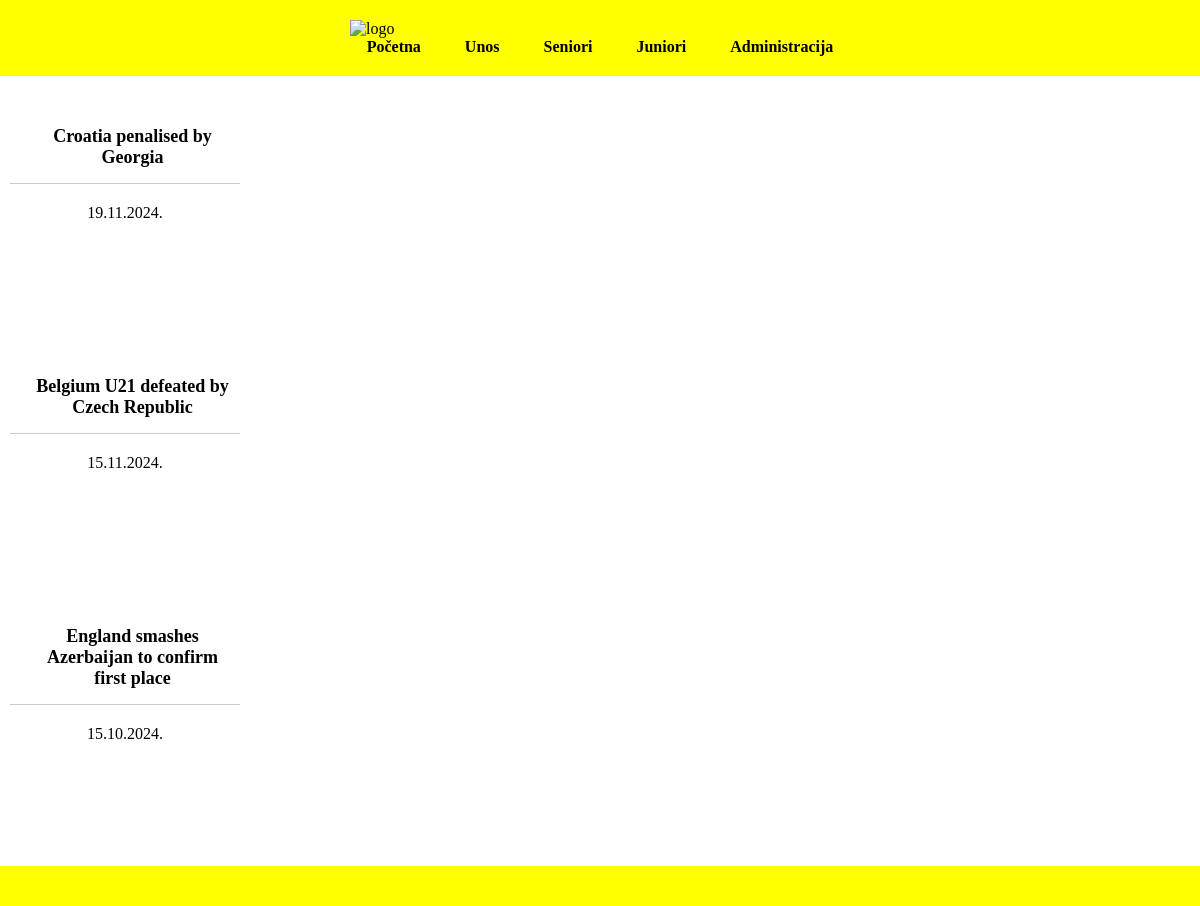
/kategorija.php?kategorija=juniori, run on the app's committed database.
### tables this page shows
CREATE TABLE IF NOT EXISTS `vijesti` (
  `id` int(11) NOT NULL AUTO_INCREMENT,
  `datum` varchar(32) NOT NULL,
  `naslov` varchar(64) NOT NULL,
  `sazetak` text NOT NULL,
  `tekst` text NOT NULL,
  `slika` varchar(64) NOT NULL,
  `kategorija` varchar(64) NOT NULL,
  `arhiva` tinyint(1) NOT NULL,
  PRIMARY KEY (`id`)
);

### kategorija.php (the view, shortened to what this page needs)
<!DOCTYPE html>
<html>
<head>
    <link rel="stylesheet" media="screen" href="style.css">
</head>
<body>
    <header>
    <img src="images/logo.png" width="100px" title="logo" alt="logo">
    <nav class="navbar main_nav" role="navigation">
     <ul class="main nav navbar-nav">
     <li>
         <a href="index.php" class="">Početna</a>
     </li>
     <li>
         <a href="unos.php" class="">Unos</a>
     </li>
     <li>
         <a href="kategorija.php?kategorija=seniori" class="">Seniori</a>
     </li>
     <li>
<a href="kategorija.php?kategorija=juniori" class="">Juniori</a>
</li>
<li>
<a href="administracija.php" class="">Administracija</a>
</li>
</ul>
</header>
<?php
include 'connect.php';
?>
<?php
$kategorija=$_GET['kategorija'];
$query = "SELECT * FROM vijesti WHERE arhiva=0 AND kategorija='$kategorija'";
$result = mysqli_query($dbc, $query);
       while($row = mysqli_fetch_array($result)) {
             echo '<article>';
                echo'<div class="media-article">';
                echo '<div class="media_body">';
                echo '<h4 class="title">';
                echo '<a href="clanak.php?id='.$row['id'].'">';
                echo $row['naslov'];
                echo '</a></h4>';
                echo '</div></div>';
                echo $row['datum'];
                echo '</article>';
           }?>
           <footer>
</footer>
</body>

### style.css (style rules this page uses)
* { margin: 0; padding: 0; box-sizing: border-box; }
header { background-color: yellow; padding: 20px 0; }
header img { margin: 0 350px 0; }
.navbar ul { list-style: none; display: flex; justify-content: center; gap: 20px; padding: 0; }
.navbar ul li a { text-decoration: none; color: #000; font-weight: bold; padding: 8px 12px; }
footer { background-color: yellow; text-align: center; padding: 20px 0; margin-top: 40px; }
article { border-radius: 8px; height: 250px; width: 250px; text-align: center; padding: 10px; }
.title { font-size: 18px; margin-top: 10px; }
.title a { color: #000; text-decoration: none; }
.media_body { margin-top: 10px; }
.media-article { display: flex; gap: 15px; margin: 20px 0; padding: 10px; border-bottom: 1px solid #ccc; }
.media-article .title { font-size: 18px; margin: 0 0 5px; }

### data on the page
vijesti: naslov "Croatia penalised by Georgia", datum "19.11.2024."
vijesti: naslov "Belgium U21 defeated by Czech Republic", datum "15.11.2024."
vijesti: naslov "England smashes Azerbaijan to confirm first place", datum "15.10.2024."
